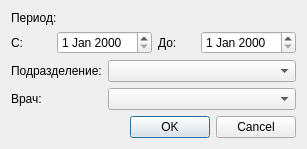
<?xml version="1.0" encoding="UTF-8"?>
<ui version="4.0">
 <class>Dialog</class>
 <widget class="QDialog" name="Dialog">
  <property name="geometry">
   <rect>
    <x>0</x>
    <y>0</y>
    <width>307</width>
    <height>138</height>
   </rect>
  </property>
  <property name="windowTitle">
   <string>Отчет по причинам отказов в оказании услуг (предварительный)</string>
  </property>
  <layout class="QGridLayout" name="gridLayout">
   <item row="0" column="0" colspan="2">
    <widget class="QLabel" name="lblPeriod">
     <property name="text">
      <string>Период:</string>
     </property>
    </widget>
   </item>
   <item row="1" column="0">
    <widget class="QLabel" name="lblDateFrom">
     <property name="text">
      <string>С:</string>
     </property>
    </widget>
   </item>
   <item row="1" column="1" colspan="2">
    <widget class="QDateEdit" name="dtFrom"/>
   </item>
   <item row="1" column="3">
    <widget class="QLabel" name="lblDateTo">
     <property name="text">
      <string>До:</string>
     </property>
    </widget>
   </item>
   <item row="1" column="4">
    <widget class="QDateEdit" name="dtTo"/>
   </item>
   <item row="2" column="0" colspan="2">
    <widget class="QLabel" name="lblOrgstructure">
     <property name="text">
      <string>Подразделение:</string>
     </property>
    </widget>
   </item>
   <item row="2" column="2" colspan="3">
    <widget class="COrgStructureComboBox" name="cmbOrgStruct"/>
   </item>
   <item row="3" column="0">
    <widget class="QLabel" name="lblPerson">
     <property name="text">
      <string>Врач:</string>
     </property>
    </widget>
   </item>
   <item row="3" column="2" colspan="3">
    <widget class="CPersonComboBoxEx" name="cmbPerson"/>
   </item>
   <item row="4" column="0" colspan="5">
    <widget class="QDialogButtonBox" name="buttonBox">
     <property name="orientation">
      <enum>Qt::Horizontal</enum>
     </property>
     <property name="standardButtons">
      <set>QDialogButtonBox::Cancel|QDialogButtonBox::Ok</set>
     </property>
    </widget>
   </item>
  </layout>
 </widget>
 <customwidgets>
  <customwidget>
   <class>COrgStructureComboBox</class>
   <extends>QComboBox</extends>
   <header>Orgs/OrgStructComboBoxes.h</header>
  </customwidget>
  <customwidget>
   <class>CPersonComboBoxEx</class>
   <extends>QComboBox</extends>
   <header>Orgs/PersonComboBoxEx.h</header>
  </customwidget>
 </customwidgets>
 <resources/>
 <connections>
  <connection>
   <sender>buttonBox</sender>
   <signal>accepted()</signal>
   <receiver>Dialog</receiver>
   <slot>accept()</slot>
   <hints>
    <hint type="sourcelabel">
     <x>248</x>
     <y>254</y>
    </hint>
    <hint type="destinationlabel">
     <x>157</x>
     <y>274</y>
    </hint>
   </hints>
  </connection>
  <connection>
   <sender>buttonBox</sender>
   <signal>rejected()</signal>
   <receiver>Dialog</receiver>
   <slot>reject()</slot>
   <hints>
    <hint type="sourcelabel">
     <x>316</x>
     <y>260</y>
    </hint>
    <hint type="destinationlabel">
     <x>286</x>
     <y>274</y>
    </hint>
   </hints>
  </connection>
 </connections>
</ui>
